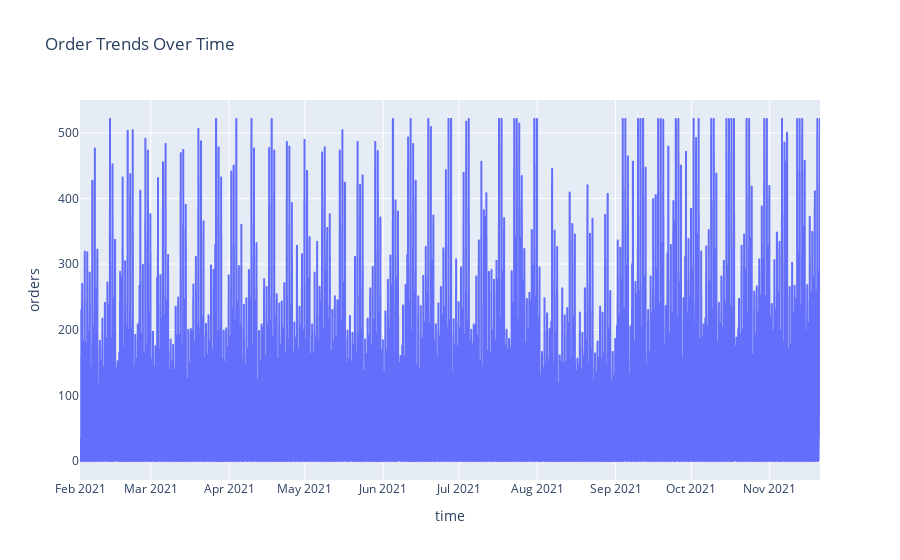

The notebook cell this image was saved under:
### Code cell
eda_train = eda_train.sort_values(by='time')
fig = px.line(eda_train, x='time', y='orders', title='Order Trends Over Time')
fig.show()

### Figure 1 — Plotly figure (JSON) as saved in the notebook; plotly's stock layout.template omitted (floating-point values rounded to 4 significant figures; data arrays with more than 128 entries replaced by an {"elided": "..."} marker saying what was removed)
{"data": [{"hovertemplate": "time=%{x}<br>orders=%{y}<extra></extra>", "legendgroup": "", "line": {"color": "#636efa", "dash": "solid"}, "marker": {"symbol": "circle"}, "mode": "lines", "name": "", "showlegend": false, "type": "scattergl", "x": {"elided": "7013 str values"}, "xaxis": "x", "y": {"elided": "7013 int values"}, "yaxis": "y"}], "layout": {"legend": {"tracegroupgap": 0}, "title": {"text": "Order Trends Over Time"}, "xaxis": {"anchor": "y", "domain": [0, 1], "title": {"text": "time"}}, "yaxis": {"anchor": "x", "domain": [0, 1], "title": {"text": "orders"}}}}
